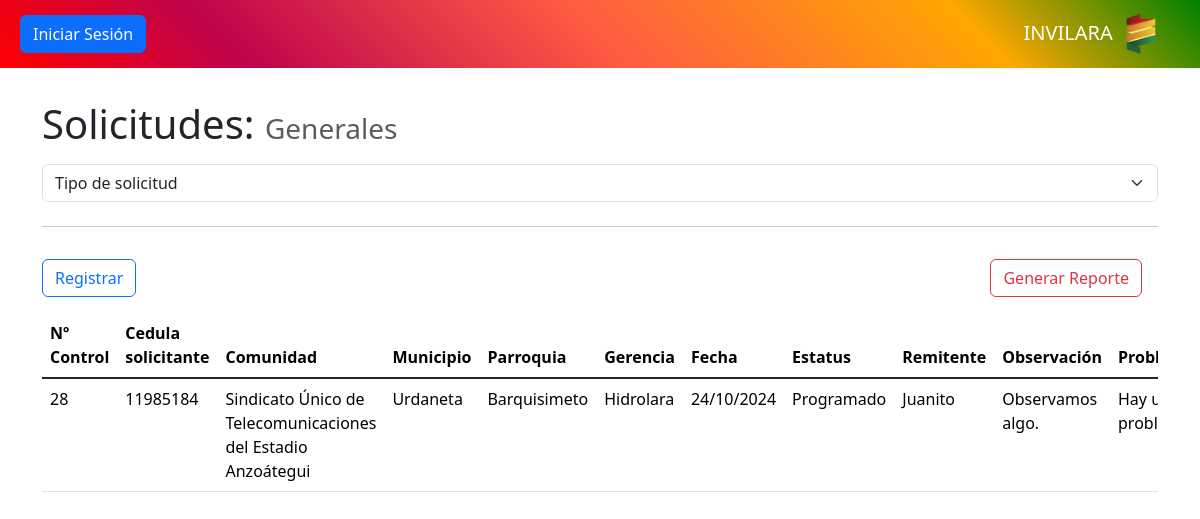
The app's page /controlador/solicitud.php, older data.
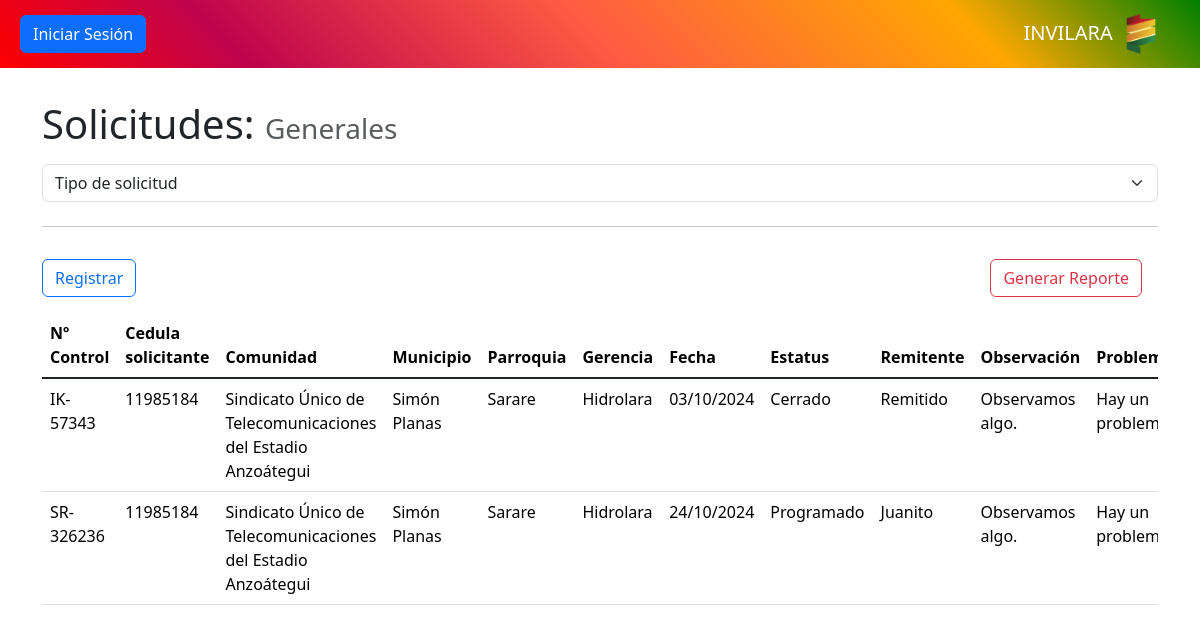
The same page, newer data.
### tables this page shows
CREATE TABLE `solicitud` (
  `id` varchar(30) NOT NULL,
  `id_comunidad` int DEFAULT NULL,
  `id_asignacion` int DEFAULT NULL,
  `id_institucion` int DEFAULT NULL,
  `id_parroquia` int DEFAULT NULL,
  `cedula_solicitante` int DEFAULT NULL,
  `tipo_solicitud` int DEFAULT NULL,
  `fecha` date DEFAULT NULL,
  `observacion` varchar(300) DEFAULT NULL,
  `problematica` varchar(300) DEFAULT NULL,
  PRIMARY KEY (`id`),
  KEY `solicitud_comunidad_fk` (`id_comunidad`),
  KEY `solicitud_institucion_fk` (`id_institucion`),
  KEY `solicitud_asignacion_FK` (`id_asignacion`),
  KEY `solicitud_solicitante_FK` (`cedula_solicitante`),
  KEY `solicitud_tipo_solicitud_FK` (`tipo_solicitud`),
  KEY `solicitud_parroquia_FK` (`id_parroquia`),
  CONSTRAINT `solicitud_asignacion_FK` FOREIGN KEY (`id_asignacion`) REFERENCES `asignacion` (`id`) ON DELETE CASCADE ON UPDATE CASCADE,
  CONSTRAINT `solicitud_comunidad_fk` FOREIGN KEY (`id_comunidad`) REFERENCES `comunidad` (`id`) ON DELETE SET NULL ON UPDATE CASCADE,
  CONSTRAINT `solicitud_institucion_fk` FOREIGN KEY (`id_institucion`) REFERENCES `institucion` (`id`) ON DELETE SET NULL ON UPDATE CASCADE,
  CONSTRAINT `solicitud_parroquia_FK` FOREIGN KEY (`id_parroquia`) REFERENCES `parroquia` (`id`) ON DELETE SET NULL ON UPDATE CASCADE,
  CONSTRAINT `solicitud_solicitante_FK` FOREIGN KEY (`cedula_solicitante`) REFERENCES `solicitante` (`cedula`) ON DELETE SET NULL ON UPDATE CASCADE,
  CONSTRAINT `solicitud_tipo_solicitud_FK` FOREIGN KEY (`tipo_solicitud`) REFERENCES `tipo_solicitud` (`id`) ON DELETE SET NULL ON UPDATE CASCADE
);

CREATE TABLE `comunidad` (
  `id` int NOT NULL AUTO_INCREMENT,
  `tipo` varchar(30) DEFAULT NULL,
  `nombre` varchar(200) DEFAULT NULL,
  `direccion` varchar(200) DEFAULT NULL,
  `representante` varchar(100) DEFAULT NULL,
  `rif` int DEFAULT NULL,
  `ambito` varchar(100) DEFAULT NULL,
  PRIMARY KEY (`id`) USING BTREE
);

CREATE TABLE `municipio` (
  `id` int NOT NULL AUTO_INCREMENT,
  `nombre` varchar(100) DEFAULT NULL,
  PRIMARY KEY (`id`)
);

CREATE TABLE `parroquia` (
  `id` int NOT NULL AUTO_INCREMENT,
  `id_municipio` int DEFAULT NULL,
  `nombre` varchar(100) DEFAULT NULL,
  PRIMARY KEY (`id`) USING BTREE,
  KEY `parroquia_municipio_FK` (`id_municipio`),
  CONSTRAINT `parroquia_municipio_FK` FOREIGN KEY (`id_municipio`) REFERENCES `municipio` (`id`) ON DELETE SET NULL ON UPDATE CASCADE
);

CREATE TABLE `gerencia` (
  `id` int NOT NULL AUTO_INCREMENT,
  `cedula_gerente` int DEFAULT NULL,
  `nombre` varchar(200) DEFAULT NULL,
  `direccion` varchar(200) DEFAULT NULL,
  PRIMARY KEY (`id`) USING BTREE,
  KEY `gerencia_gerente_FK` (`cedula_gerente`),
  CONSTRAINT `gerencia_gerente_FK` FOREIGN KEY (`cedula_gerente`) REFERENCES `gerente` (`cedula`) ON DELETE SET NULL ON UPDATE CASCADE
);

CREATE TABLE `asignacion` (
  `id` int NOT NULL AUTO_INCREMENT,
  `id_gerencia` int DEFAULT NULL,
  `remitente` varchar(100) DEFAULT NULL,
  `estatus` varchar(100) DEFAULT NULL,
  PRIMARY KEY (`id`),
  KEY `asignacion_gerencia_FK` (`id_gerencia`),
  CONSTRAINT `asignacion_gerencia_FK` FOREIGN KEY (`id_gerencia`) REFERENCES `gerencia` (`id`) ON DELETE SET NULL ON UPDATE CASCADE
);

### controlador/solicitud.php (called while the page is built, shortened)
<?php
require_once "modelo/solicitud.php";
$modelo = new Solicitud();
$tipo_solicitud = isset($_GET["tipo"]) ? $_GET["tipo"] : "1";
switch ($tipo_solicitud) {
    case "1":
        $tipo_solicitud_nombre = "Generales";
        break;
}
require_once "modelo/parroquia.php";
$datos = $modelo->consultar();
require_once "vista/solicitud.php";
?>

### modelo/base_datos.php (called while the page is built)
<?php
class BaseDatos
{
    private $host = "localhost";
    private $dbname = "invilara";
    private $usuario = "root";
    private $contrasena = "";
    public function conexion()
    {
        $dsn = "mysql" . ":" . "host=" . $this->host . ";" . "dbname=" . $this->dbname . ";";
        $pdo = new PDO($dsn, $this->usuario, $this->contrasena);
        $pdo->setAttribute(PDO::ATTR_ERRMODE, PDO::ERRMODE_EXCEPTION);
        return $pdo;
    }
}
?>

### modelo/solicitud.php (called while the page is built, shortened)
<?php
require_once "modelo/base_datos.php";
class Solicitud extends BaseDatos
{
    private $tabla = "solicitud";
    private $tipo_solicitud;
    public function set_tipo_solicitud($valor)
    {
        $this->tipo_solicitud = $valor;
    }
    public function consultar()
    {
        $stmt = $this->conexion()->query(
            "SELECT
                {$this->tabla}.*,
                asignacion.id_gerencia,
                asignacion.estatus,
                asignacion.remitente,
                comunidad.nombre AS nombre_comunidad,
                municipio.nombre AS nombre_municipio,
                parroquia.nombre AS nombre_parroquia,
                institucion.nombre AS nombre_institucion,
                gerencia.nombre AS nombre_gerencia
            FROM
                {$this->tabla}
            LEFT JOIN
                parroquia ON {$this->tabla}.id_parroquia = parroquia.id
            LEFT JOIN
                municipio ON parroquia.id_municipio = municipio.id
            LEFT JOIN
                comunidad ON {$this->tabla}.id_comunidad = comunidad.id
            LEFT JOIN
                institucion ON {$this->tabla}.id_institucion = institucion.id
            LEFT JOIN
                asignacion ON {$this->tabla}.id_asignacion = asignacion.id
            LEFT JOIN
                gerencia ON asignacion.id_gerencia = gerencia.id
            WHERE
                tipo_solicitud='{$this->tipo_solicitud}'"
        );
        $datos = $stmt->fetchAll(PDO::FETCH_ASSOC);
        return $datos;
    }
}
?>

### vista/solicitud.php (the view, shortened to what this page needs)
<?php require_once "vista/componentes/encabezado.php"; ?>
<?php require_once "vista/componentes/barra.php"; ?>
<main class="container" id="crud">
	<h1>
		Solicitudes: <small class="text-muted fs-3"><?php echo $tipo_solicitud_nombre; ?></small>
	</h1>
	<div class="row">
		<label>
			<select class="form-select my-2" id="tipo-solicitud">
				<option disabled hidden selected>Tipo de solicitud</option>
			</select>
		</label>
	</div>
	<hr>
	<div class="d-flex justify-content-between">
		<button class="btn btn-outline-primary my-3 me-3" value="insertar">Registrar</button>
		<form method="POST">
			<button class="btn btn-outline-danger my-3 me-3" name="accion" value="reportar" type="submit">Generar
				Reporte</button>
		</form>
	</div>
	<?php require_once "vista/componentes/tabla_solicitud.php"; ?>
</main>

### vista/componentes/tabla_solicitud.php (shortened to what this page needs)
<div class="table-responsive">
    <table class="table table-hover">
        <thead>
            <tr>
                <th>Nº Control</th>
                <?php if ($tipo_solicitud == "1" || $tipo_solicitud == "2"): ?>
                    <th>Cedula solicitante</th>
                <?php elseif ($tipo_solicitud == "3"): ?>
                    <th>Institución</th>
                <?php endif ?>
                <th>Comunidad</th>
                <th>Municipio</th>
                <th>Parroquia</th>
                <th>Gerencia</th>
                <th>Fecha</th>
                <th>Estatus</th>
                <th>Remitente</th>
                <th>Observación</th>
                <th>Problematica</th>
            </tr>
        </thead>
        <tbody class="table-group-divider">
            <?php foreach ($datos as $d): ?>
                <tr>
                    <td><?php echo $d["id"]; ?></td>
                    <?php if ($tipo_solicitud == "1" || $tipo_solicitud == "2"): ?>
                        <td><?php echo $d["cedula_solicitante"]; ?></td>
                    <?php elseif ($tipo_solicitud == "3"): ?>
                        <td><?php echo $d["nombre_institucion"]; ?></td>
                    <?php endif ?>
                    <td><?php echo $d["nombre_comunidad"]; ?></td>
                    <td><?php echo $d["nombre_municipio"]; ?></td>
                    <td><?php echo $d["nombre_parroquia"]; ?></td>
                    <td><?php echo $d["nombre_gerencia"]; ?></td>
                    <td><?php echo date("d/m/Y", strtotime($d["fecha"])); ?></td>
                    <td><?php echo $d["estatus"]; ?></td>
                    <td><?php echo $d["remitente"]; ?></td>
                    <td><?php echo $d["observacion"]; ?></td>
                    <td><?php echo $d["problematica"]; ?></td>
                </tr>
            <?php endforeach ?>
        </tbody>
    </table>
</div>

Row changes from the older to the newer data that the page shows:
removed solicitud: id "28", cedula_solicitante "11985184", id_comunidad.nombre "Sindicato Único de Telecomunicaciones del Estadio Anzoátegui", municipio.nombre "Urdaneta", id_parroquia.nombre "Barquisimeto", gerencia.nombre "Hidrolara", fecha "24/10/2024", id_asignacion.estatus "Programado", id_asignacion.remitente "Juanito", observacion "Observamos algo.", problematica "Hay…"
added solicitud: id "IK-57343", cedula_solicitante "11985184", id_comunidad.nombre "Sindicato Único de Telecomunicaciones del Estadio Anzoátegui", municipio.nombre "Simón Planas", id_parroquia.nombre "Sarare", gerencia.nombre "Hidrolara", fecha "03/10/2024", id_asignacion.estatus "Cerrado", id_asignacion.remitente "Remitido", observacion "Observamos algo.", problematica "Hay un…"
added solicitud: id "SR-326236", cedula_solicitante "11985184", id_comunidad.nombre "Sindicato Único de Telecomunicaciones del Estadio Anzoátegui", municipio.nombre "Simón Planas", id_parroquia.nombre "Sarare", gerencia.nombre "Hidrolara", fecha "24/10/2024", id_asignacion.estatus "Programado", id_asignacion.remitente "Juanito", observacion "Observamos algo.", problematica "Hay un…"
